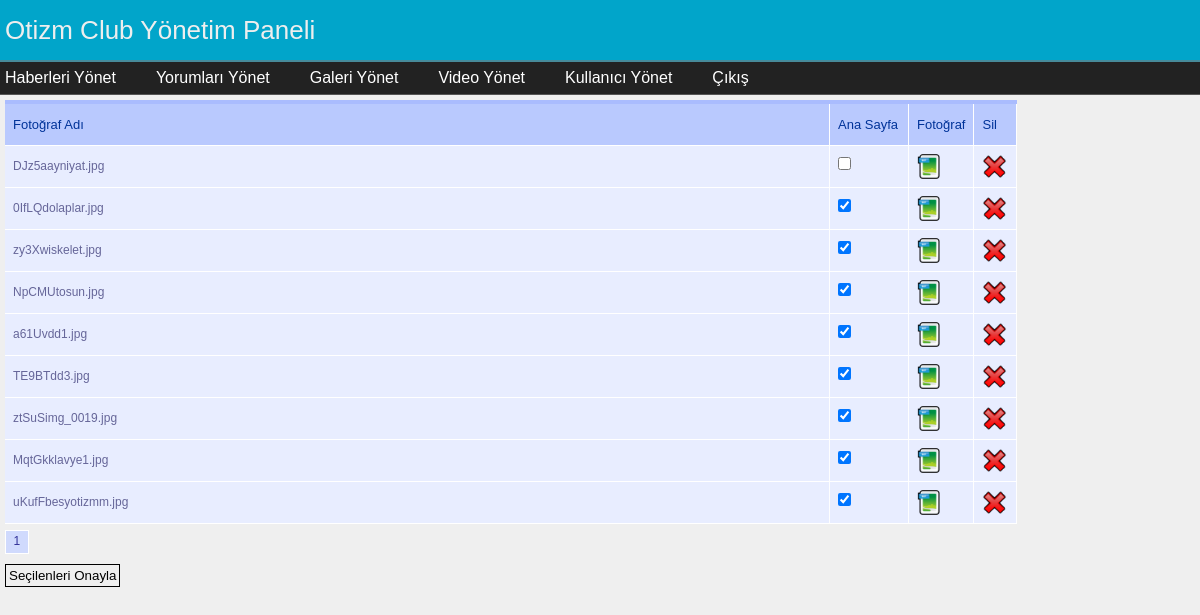
/admin/photos.php (signed in), run on the app's committed database.
### tables this page shows
CREATE TABLE IF NOT EXISTS `photos` (
  `ID` int(11) NOT NULL AUTO_INCREMENT,
  `PHOTO` varchar(250) NOT NULL,
  `SHOW_MAIN` tinyint(4) NOT NULL,
  PRIMARY KEY (`ID`)
);

### util/DatabaseUtils.php (called while the page is built, shortened)
<?php
class DatabaseUtils{
	static function retrievePhotos(){
		$query="SELECT * FROM ".SystemVariables::$TABLE_PHOTOS;
		$result=mysql_query($query);
		return $result;
	}
}
?>

### admin/photos.php (the view, shortened to what this page needs)
<?php
include_once '../util/SystemVariables.php';
include_once '../util/DatabaseUtils.php';
	?>
<?php
$table =
"<thead>".
	"<tr>".
		"<th scope=\"col\" style=\"width:86%\">Fotoğraf Adı</th>".
		"<th scope=\"col\" style=\"width:8%\">Ana Sayfa</th>".
		"<th scope=\"col\" style=\"width:3%\">Fotoğraf</th>".
		"<th scope=\"col\" style=\"width:3%\">Sil</th>".
	"</tr>".
"</thead>";
$table .= "<tbody>";
$result = DatabaseUtils::retrievePhotos();
while($row = mysql_fetch_array($result))
{
	$title = $row[SystemVariables::$COLUMN_PHOTO];
	$showMain = $row[SystemVariables::$COLUMN_SHOW_MAIN];
	$checkBoxStr = "<input type=\"checkbox\" id=\"".$row[SystemVariables::$COLUMN_ID]."\">";
	if($showMain == 1){
		$checkBoxStr = "<input type=\"checkbox\" id=\"".$row[SystemVariables::$COLUMN_ID]."\" checked=\"true\">";
	}
	$table .=
	"<tr>".
		"<td>".$title."</td>".
		"<td>".$checkBoxStr."</td>".
		"<td><img class='preview' src='../images/image.png' id='../util/TimThumb.php?src=../images/gallery/".$row[SystemVariables::$COLUMN_PHOTO]."&w=200'></td>".
		"<td><a href=\"#\" onclick=\"deletePhoto('".$row[SystemVariables::$COLUMN_ID]."','".$row[SystemVariables::$COLUMN_PHOTO]."');\"><img src='../images/delete.png'></a></td>".
	"</tr>";
}
$table .= "</tbody>";
echo "<table id=\"box-table-a\" class=\"paginated\">".$table."</table>";
?>
<input type="button" value="Seçilenleri Onayla"
	style="margin-top:3px; padding:3px; cursor: pointer; border: 1px solid black;"
	onclick="updateShowSettings()">
<?php
include('../admin/master.php');
?>

### css/admin.css (style rules this page uses)
html,body { width: 100%; padding: 0; margin: 0; }
body { font: 12px/25px Arial, Helvetica, sans-serif; color: #292929; background-color: #efefef; }
#box-table-a { font-family: "Lucida Sans Unicode", "Lucida Grande", Sans-Serif; font-size: 12px; width: 85%; text-align: left; border-collapse: collapse; }
#box-table-a th { font-size: 13px; font-weight: normal; padding: 8px; background: #b9c9fe; border-top: 4px solid #aabcfe; border-bottom: 1px solid #fff; border-right: 1px solid #fefefe; color: #039; }
#box-table-a td { padding: 8px; background: #e8edff; border-bottom: 1px solid #fff; color: #669; border-top: 1px solid transparent; border-right: 1px solid #fefefe; }
#box-table-a img { width: 25px; }

### data on the page
photos: PHOTO "DJz5aayniyat.jpg"
photos: PHOTO "0IfLQdolaplar.jpg"
photos: PHOTO "zy3Xwiskelet.jpg"
photos: PHOTO "NpCMUtosun.jpg"
photos: PHOTO "a61Uvdd1.jpg"
photos: PHOTO "TE9BTdd3.jpg"
photos: PHOTO "ztSuSimg_0019.jpg"
photos: PHOTO "MqtGkklavye1.jpg"
photos: PHOTO "uKufFbesyotizmm.jpg"
